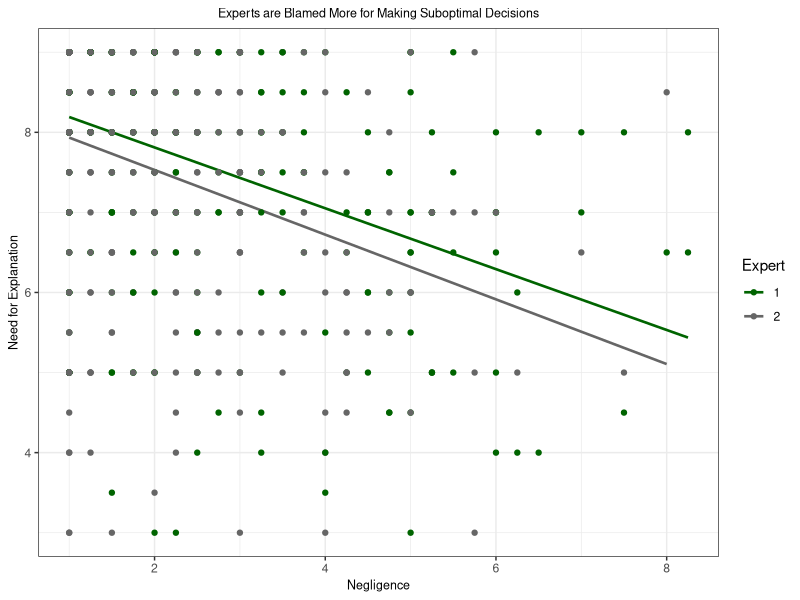

This figure's R source: (Note: this script raises an error after producing the figure.)
library(tidyverse)
setwd("C:/Users/samha/Documents/GitHub/Optimality-Bias/1-19_pre_class")
optdata <- read.csv("1-19_pre_class_CLEANED DATASHEET.csv") %>% select(-1)

for (i in 1:9) {
  optdata[,i] <- sapply(optdata[,i], as.numeric)
}
for (i in 10:11) {
  optdata[,i] <- sapply(optdata[,i], as.character)
}

##PLOT 1
optdata_rev <- subset(optdata, both_pkc<=6.5)
optdata_rev <- subset(optdata, both_exp>2.5)
optdata_rev <- rename(optdata_rev, Expert=expert)
ggplot(optdata_rev, aes(both_pkc, both_exp, color=Expert)) +
  guides(fill=guide_legend(title="Expert")) +
  geom_smooth(method=lm, se=FALSE, size=0.9) +
  geom_point() +
  xlab("Negligence") +
  ylab("Need for Explanation") +
  theme_bw() +
  theme(axis.title.x=element_text(size=9), axis.title.y=element_text(size=9)) +
  scale_color_manual(values=c("darkgreen", "gray40")) +
  ggtitle("Experts are Blamed More for Making Suboptimal Decisions") +
  theme(plot.title = element_text(hjust = 0.5, size=9))

##PLOT 2
summary <- optdata %>% 
  group_by(choice, expert) %>% 
  summarise(average_blame = mean(both_blc, na.rm = T),
            blame_sd = sd(both_blc, na.rm = T)/sqrt(nrow(optdata)), 
            blame_min = average_blame - blame_sd,
            blame_max = average_blame + blame_sd)

nicelimits <- function(x) {
  # x is the range of the data
  # get breaks under default breaks behaviour (breaks are not known in advance)
  breaks <- scales::extended_breaks()(x)
  # Take the difference between breaks (should be constant)
  width  <- diff(breaks)[1]
  # Do something like `floor()`, but with `width`-units
  start <- (x[1] %/% width) * width
  # Do something like `ceiling()`, but with `width`-units
  end <- (c(x[2] %/% width) + 1) * width
  c(start, end)
}

optdata$choice = as_factor(choice)
optdata$choice = factor(optdata$choice, labels = c("Optimal", "Suboptimal"))
optdata$expert = as_factor(expert)
optdata$expert = factor(optdata$expert, labels = c("Expert", "Non-expert"))

ggplot(optdata, aes(choice, both_blc, fill=expert)) +
  geom_bar(stat="summary", position=position_dodge(.9)) + 
  scale_y_continuous(breaks=c(1:7), labels=c("1","2","3","4","5","6","7"), limits = nicelimits, expand=c(0,0)) +
  xlab("Choice") +
  ylab("Blame") +
  guides(fill=guide_legend(title="Expert")) +
  theme_bw() +
  theme(axis.title.x=element_text(size=9), axis.title.y=element_text(size=9)) +
  ggtitle("Experts are Blamed More for Making Suboptimal Decisions") +
  scale_fill_manual(values=c("green4", "gray60")) +
  theme(plot.title = element_text(hjust = 0.5, size=9)) +
  geom_errorbar(data = summary, aes(x = choice, 
                                        y = average_blame,
                                        ymin = blame_min+(blame_max-blame_min), 
                                        max = blame_max-(blame_max-blame_min)),
                color = "black", size = .5, width = .1, position=position_dodge(0.9))
